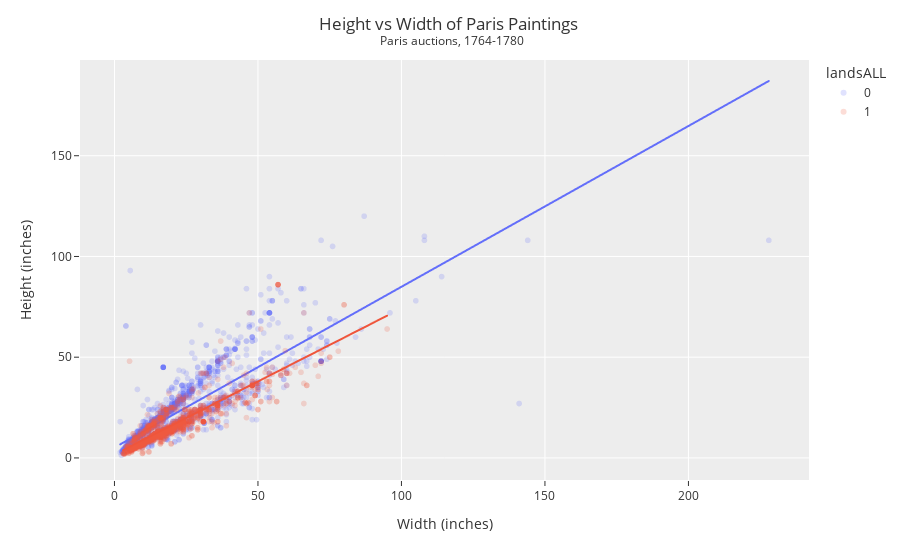

Notebook cell for this chart:
### Markdown cell above
The line  seems to be most accurate close to (0,0) where most points are still fairly clustered together in a common pattern.

### Code cell
# Example Code Trendline with Categories
DF['landsALL'] = DF['landsALL'].apply(lambda x: str(x))

fig = px.scatter(DF,
                 x='Width_in',
                 y="Height_in",
                 color='landsALL',
                 opacity=0.2,
                 trendline='ols')

fig.update_layout(template="ggplot2",
                  title='Height vs Width of Paris Paintings <br><sup> Paris auctions, 1764-1780</sup>',
                  title_x=0.5,
                  xaxis_title="Width (inches)",
                  yaxis_title="Height (inches)")

fig.show()

### Figure 1 — Plotly figure (JSON) as saved in the notebook; plotly's stock layout.template omitted (floating-point values rounded to 4 significant figures; data arrays with more than 128 entries replaced by an {"elided": "..."} marker saying what was removed)
{"data": [{"hovertemplate": "landsALL=0<br>Width_in=%{x}<br>Height_in=%{y}<extra></extra>", "legendgroup": "0", "marker": {"color": "#636efa", "opacity": 0.2, "symbol": "circle"}, "mode": "markers", "name": "0", "showlegend": true, "type": "scattergl", "x": {"elided": "2119 float values"}, "xaxis": "x", "y": {"elided": "2119 float values"}, "yaxis": "y"}, {"hovertemplate": "<b>OLS trendline</b><br>Height_in = 0.798026 * Width_in + 5.14534<br>R<sup>2</sup>=0.685222<br><br>landsALL=0<br>Width_in=%{x}<br>Height_in=%{y} <b>(trend)</b><extra></extra>", "legendgroup": "0", "marker": {"color": "#636efa", "symbol": "circle"}, "mode": "lines", "name": "0", "showlegend": false, "type": "scattergl", "x": {"elided": "1945 float values"}, "xaxis": "x", "y": {"elided": "1945 float values"}, "yaxis": "y"}, {"hovertemplate": "landsALL=1<br>Width_in=%{x}<br>Height_in=%{y}<extra></extra>", "legendgroup": "1", "marker": {"color": "#EF553B", "opacity": 0.2, "symbol": "circle"}, "mode": "markers", "name": "1", "showlegend": true, "type": "scattergl", "x": {"elided": "1274 float values"}, "xaxis": "x", "y": {"elided": "1274 float values"}, "yaxis": "y"}, {"hovertemplate": "<b>OLS trendline</b><br>Height_in = 0.725527 * Width_in + 1.68002<br>R<sup>2</sup>=0.751025<br><br>landsALL=1<br>Width_in=%{x}<br>Height_in=%{y} <b>(trend)</b><extra></extra>", "legendgroup": "1", "marker": {"color": "#EF553B", "symbol": "circle"}, "mode": "lines", "name": "1", "showlegend": false, "type": "scattergl", "x": {"elided": "1190 float values"}, "xaxis": "x", "y": {"elided": "1190 float values"}, "yaxis": "y"}], "layout": {"autosize": true, "legend": {"title": {"text": "landsALL"}, "tracegroupgap": 0}, "margin": {"t": 60}, "title": {"text": "Height vs Width of Paris Paintings <br><sup> Paris auctions, 1764-1780</sup>", "x": 0.5}, "xaxis": {"anchor": "y", "autorange": true, "domain": [0, 1], "range": [-21.73, 251.7], "title": {"text": "Width (inches)"}, "type": "linear"}, "yaxis": {"anchor": "x", "autorange": true, "domain": [0, 1], "range": [-12.78, 197.6], "title": {"text": "Height (inches)"}, "type": "linear"}}}
